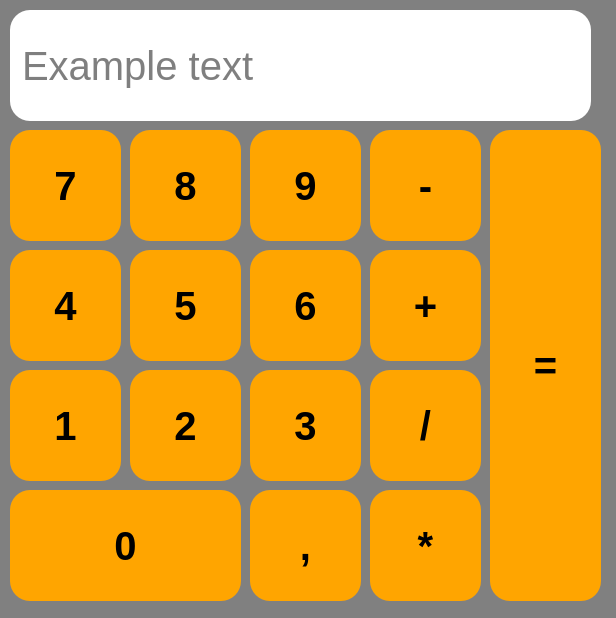
<?xml version="1.0" encoding="UTF-8"?>
<ui version="4.0">
 <class>Form</class>
 <widget class="QWidget" name="Form">
  <property name="windowModality">
   <enum>Qt::ApplicationModal</enum>
  </property>
  <property name="geometry">
   <rect>
    <x>0</x>
    <y>0</y>
    <width>616</width>
    <height>618</height>
   </rect>
  </property>
  <property name="acceptDrops">
   <bool>false</bool>
  </property>
  <property name="windowTitle">
   <string>ACalculator</string>
  </property>
  <property name="styleSheet">
   <string notr="true">background: gray;</string>
  </property>
  <widget class="QPushButton" name="btn1">
   <property name="geometry">
    <rect>
     <x>10</x>
     <y>370</y>
     <width>111</width>
     <height>111</height>
    </rect>
   </property>
   <property name="font">
    <font>
     <pointsize>30</pointsize>
     <weight>75</weight>
     <bold>true</bold>
    </font>
   </property>
   <property name="cursor">
    <cursorShape>PointingHandCursor</cursorShape>
   </property>
   <property name="styleSheet">
    <string notr="true">QPushButton {
    background: orange;
    border-radius: 20px;
}

QPushButton:hover {
	background: #ebac00;
}</string>
   </property>
   <property name="text">
    <string>1</string>
   </property>
  </widget>
  <widget class="QPushButton" name="btn4">
   <property name="geometry">
    <rect>
     <x>10</x>
     <y>250</y>
     <width>111</width>
     <height>111</height>
    </rect>
   </property>
   <property name="font">
    <font>
     <pointsize>30</pointsize>
     <weight>75</weight>
     <bold>true</bold>
    </font>
   </property>
   <property name="cursor">
    <cursorShape>PointingHandCursor</cursorShape>
   </property>
   <property name="styleSheet">
    <string notr="true">QPushButton {
    background: orange;
    border-radius: 20px;
}

QPushButton:hover {
	background: #ebac00;
}</string>
   </property>
   <property name="text">
    <string>4</string>
   </property>
  </widget>
  <widget class="QPushButton" name="zero">
   <property name="geometry">
    <rect>
     <x>10</x>
     <y>490</y>
     <width>231</width>
     <height>111</height>
    </rect>
   </property>
   <property name="font">
    <font>
     <pointsize>30</pointsize>
     <weight>75</weight>
     <bold>true</bold>
    </font>
   </property>
   <property name="cursor">
    <cursorShape>PointingHandCursor</cursorShape>
   </property>
   <property name="styleSheet">
    <string notr="true">QPushButton {
    background: orange;
    border-radius: 20px;
}

QPushButton:hover {
	background: #ebac00;
}</string>
   </property>
   <property name="text">
    <string>0</string>
   </property>
  </widget>
  <widget class="QPushButton" name="float_number">
   <property name="geometry">
    <rect>
     <x>250</x>
     <y>490</y>
     <width>111</width>
     <height>111</height>
    </rect>
   </property>
   <property name="font">
    <font>
     <pointsize>30</pointsize>
     <weight>75</weight>
     <bold>true</bold>
    </font>
   </property>
   <property name="cursor">
    <cursorShape>PointingHandCursor</cursorShape>
   </property>
   <property name="styleSheet">
    <string notr="true">QPushButton {
    background: orange;
    border-radius: 20px;
}

QPushButton:hover {
	background: #ebac00;
}</string>
   </property>
   <property name="text">
    <string>,</string>
   </property>
  </widget>
  <widget class="QPushButton" name="btn3">
   <property name="geometry">
    <rect>
     <x>250</x>
     <y>370</y>
     <width>111</width>
     <height>111</height>
    </rect>
   </property>
   <property name="font">
    <font>
     <pointsize>30</pointsize>
     <weight>75</weight>
     <bold>true</bold>
    </font>
   </property>
   <property name="cursor">
    <cursorShape>PointingHandCursor</cursorShape>
   </property>
   <property name="styleSheet">
    <string notr="true">QPushButton {
    background: orange;
    border-radius: 20px;
}

QPushButton:hover {
	background: #ebac00;
}</string>
   </property>
   <property name="text">
    <string>3</string>
   </property>
  </widget>
  <widget class="QPushButton" name="btn2">
   <property name="geometry">
    <rect>
     <x>130</x>
     <y>370</y>
     <width>111</width>
     <height>111</height>
    </rect>
   </property>
   <property name="font">
    <font>
     <pointsize>30</pointsize>
     <weight>75</weight>
     <bold>true</bold>
    </font>
   </property>
   <property name="cursor">
    <cursorShape>PointingHandCursor</cursorShape>
   </property>
   <property name="styleSheet">
    <string notr="true">QPushButton {
    background: orange;
    border-radius: 20px;
}

QPushButton:hover {
	background: #ebac00;
}</string>
   </property>
   <property name="text">
    <string>2</string>
   </property>
  </widget>
  <widget class="QPushButton" name="btn5">
   <property name="geometry">
    <rect>
     <x>130</x>
     <y>250</y>
     <width>111</width>
     <height>111</height>
    </rect>
   </property>
   <property name="font">
    <font>
     <pointsize>30</pointsize>
     <weight>75</weight>
     <bold>true</bold>
    </font>
   </property>
   <property name="cursor">
    <cursorShape>PointingHandCursor</cursorShape>
   </property>
   <property name="styleSheet">
    <string notr="true">QPushButton {
    background: orange;
    border-radius: 20px;
}

QPushButton:hover {
	background: #ebac00;
}</string>
   </property>
   <property name="text">
    <string>5</string>
   </property>
  </widget>
  <widget class="QPushButton" name="btn6">
   <property name="geometry">
    <rect>
     <x>250</x>
     <y>250</y>
     <width>111</width>
     <height>111</height>
    </rect>
   </property>
   <property name="font">
    <font>
     <pointsize>30</pointsize>
     <weight>75</weight>
     <bold>true</bold>
    </font>
   </property>
   <property name="cursor">
    <cursorShape>PointingHandCursor</cursorShape>
   </property>
   <property name="styleSheet">
    <string notr="true">QPushButton {
    background: orange;
    border-radius: 20px;
}

QPushButton:hover {
	background: #ebac00;
}</string>
   </property>
   <property name="text">
    <string>6</string>
   </property>
  </widget>
  <widget class="QPushButton" name="btn9">
   <property name="geometry">
    <rect>
     <x>250</x>
     <y>130</y>
     <width>111</width>
     <height>111</height>
    </rect>
   </property>
   <property name="font">
    <font>
     <pointsize>30</pointsize>
     <weight>75</weight>
     <bold>true</bold>
    </font>
   </property>
   <property name="cursor">
    <cursorShape>PointingHandCursor</cursorShape>
   </property>
   <property name="styleSheet">
    <string notr="true">QPushButton {
    background: orange;
    border-radius: 20px;
}

QPushButton:hover {
	background: #ebac00;
}</string>
   </property>
   <property name="text">
    <string>9</string>
   </property>
  </widget>
  <widget class="QPushButton" name="btn7">
   <property name="geometry">
    <rect>
     <x>10</x>
     <y>130</y>
     <width>111</width>
     <height>111</height>
    </rect>
   </property>
   <property name="font">
    <font>
     <pointsize>30</pointsize>
     <weight>75</weight>
     <bold>true</bold>
    </font>
   </property>
   <property name="cursor">
    <cursorShape>PointingHandCursor</cursorShape>
   </property>
   <property name="styleSheet">
    <string notr="true">QPushButton {
    background: orange;
    border-radius: 20px;
}

QPushButton:hover {
	background: #ebac00;
}</string>
   </property>
   <property name="text">
    <string>7</string>
   </property>
  </widget>
  <widget class="QPushButton" name="btn8">
   <property name="geometry">
    <rect>
     <x>130</x>
     <y>130</y>
     <width>111</width>
     <height>111</height>
    </rect>
   </property>
   <property name="font">
    <font>
     <pointsize>30</pointsize>
     <weight>75</weight>
     <bold>true</bold>
    </font>
   </property>
   <property name="cursor">
    <cursorShape>PointingHandCursor</cursorShape>
   </property>
   <property name="styleSheet">
    <string notr="true">QPushButton {
    background: orange;
    border-radius: 20px;
}

QPushButton:hover {
	background: #ebac00;
}</string>
   </property>
   <property name="text">
    <string>8</string>
   </property>
  </widget>
  <widget class="QPushButton" name="minus">
   <property name="geometry">
    <rect>
     <x>370</x>
     <y>130</y>
     <width>111</width>
     <height>111</height>
    </rect>
   </property>
   <property name="font">
    <font>
     <pointsize>30</pointsize>
     <weight>75</weight>
     <bold>true</bold>
    </font>
   </property>
   <property name="cursor">
    <cursorShape>PointingHandCursor</cursorShape>
   </property>
   <property name="styleSheet">
    <string notr="true">QPushButton {
    background: orange;
    border-radius: 20px;
}

QPushButton:hover {
	background: #ebac00;
}</string>
   </property>
   <property name="text">
    <string>-</string>
   </property>
  </widget>
  <widget class="QPushButton" name="plus">
   <property name="geometry">
    <rect>
     <x>370</x>
     <y>250</y>
     <width>111</width>
     <height>111</height>
    </rect>
   </property>
   <property name="font">
    <font>
     <pointsize>30</pointsize>
     <weight>75</weight>
     <bold>true</bold>
    </font>
   </property>
   <property name="cursor">
    <cursorShape>PointingHandCursor</cursorShape>
   </property>
   <property name="styleSheet">
    <string notr="true">QPushButton {
    background: orange;
    border-radius: 20px;
}

QPushButton:hover {
	background: #ebac00;
}</string>
   </property>
   <property name="text">
    <string>+</string>
   </property>
  </widget>
  <widget class="QPushButton" name="result">
   <property name="geometry">
    <rect>
     <x>490</x>
     <y>130</y>
     <width>111</width>
     <height>471</height>
    </rect>
   </property>
   <property name="font">
    <font>
     <pointsize>30</pointsize>
     <weight>75</weight>
     <bold>true</bold>
    </font>
   </property>
   <property name="cursor">
    <cursorShape>PointingHandCursor</cursorShape>
   </property>
   <property name="styleSheet">
    <string notr="true">QPushButton {
    background: orange;
    border-radius: 20px;
}

QPushButton:hover {
	background: #ebac00;
}</string>
   </property>
   <property name="text">
    <string>=</string>
   </property>
  </widget>
  <widget class="QPushButton" name="division">
   <property name="geometry">
    <rect>
     <x>370</x>
     <y>370</y>
     <width>111</width>
     <height>111</height>
    </rect>
   </property>
   <property name="font">
    <font>
     <pointsize>30</pointsize>
     <weight>75</weight>
     <bold>true</bold>
    </font>
   </property>
   <property name="cursor">
    <cursorShape>PointingHandCursor</cursorShape>
   </property>
   <property name="styleSheet">
    <string notr="true">QPushButton {
    background: orange;
    border-radius: 20px;
}

QPushButton:hover {
	background: #ebac00;
}</string>
   </property>
   <property name="text">
    <string>/</string>
   </property>
  </widget>
  <widget class="QPushButton" name="multiplication">
   <property name="geometry">
    <rect>
     <x>370</x>
     <y>490</y>
     <width>111</width>
     <height>111</height>
    </rect>
   </property>
   <property name="font">
    <font>
     <pointsize>30</pointsize>
     <weight>75</weight>
     <bold>true</bold>
    </font>
   </property>
   <property name="cursor">
    <cursorShape>PointingHandCursor</cursorShape>
   </property>
   <property name="styleSheet">
    <string notr="true">QPushButton {
    background: orange;
    border-radius: 20px;
}

QPushButton:hover {
	background: #ebac00;
}</string>
   </property>
   <property name="text">
    <string>*</string>
   </property>
  </widget>
  <widget class="QLineEdit" name="instance">
   <property name="geometry">
    <rect>
     <x>10</x>
     <y>10</y>
     <width>581</width>
     <height>111</height>
    </rect>
   </property>
   <property name="font">
    <font>
     <pointsize>30</pointsize>
    </font>
   </property>
   <property name="styleSheet">
    <string notr="true">color: black;
background: white;
border-radius: 20px;
padding-left: 10px;</string>
   </property>
   <property name="dragEnabled">
    <bool>true</bool>
   </property>
   <property name="placeholderText">
    <string>Example text</string>
   </property>
  </widget>
 </widget>
 <resources/>
 <connections/>
</ui>
